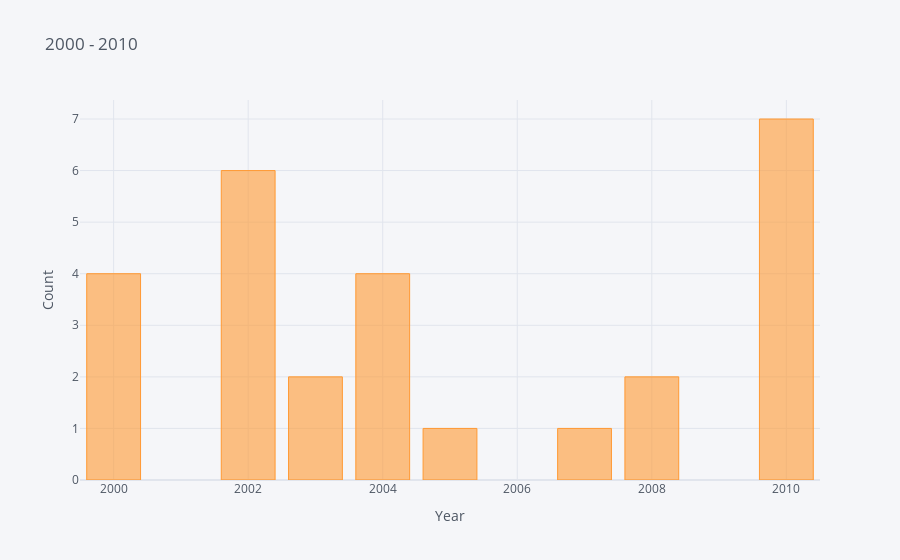

Notebook code cell kept with this figure:
### Code cell
# plt.figure(figsize = (8,5))
tracks_2000_2010 = yearly_tracks_count.loc[2000:2010]
# tracks_2000_2010.plot(kind = 'bar', cmap = 'coolwarm')
# plt.xlabel('Year')
# plt.ylabel('Count')
# plt.title('2000 - 2010')
# plt.show()
tracks_2000_2010.iplot(kind = 'bar', xTitle = 'Year', yTitle = 'Count', title = '2000 - 2010')

### Figure 1 — Plotly figure (JSON) as saved in the notebook; plotly's stock layout.template omitted (floating-point values rounded to 4 significant figures)
{"data": [{"marker": {"color": "rgba(255, 153, 51, 0.6)", "line": {"color": "rgba(255, 153, 51, 1.0)", "width": 1}}, "name": "track_name", "orientation": "v", "text": "", "type": "bar", "x": [2000, 2002, 2003, 2004, 2005, 2007, 2008, 2010], "y": [4, 6, 2, 4, 1, 1, 2, 7]}], "layout": {"autosize": true, "legend": {"bgcolor": "#F5F6F9", "font": {"color": "#4D5663"}}, "paper_bgcolor": "#F5F6F9", "plot_bgcolor": "#F5F6F9", "title": {"font": {"color": "#4D5663"}, "text": "2000 - 2010"}, "xaxis": {"autorange": true, "gridcolor": "#E1E5ED", "range": [2000.0, 2010.0], "showgrid": true, "tickfont": {"color": "#4D5663"}, "title": {"font": {"color": "#4D5663"}, "text": "Year"}, "type": "linear", "zerolinecolor": "#E1E5ED"}, "yaxis": {"autorange": true, "gridcolor": "#E1E5ED", "range": [0, 7.368], "showgrid": true, "tickfont": {"color": "#4D5663"}, "title": {"font": {"color": "#4D5663"}, "text": "Count"}, "type": "linear", "zerolinecolor": "#E1E5ED"}}}
